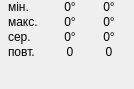
<?xml version="1.0" encoding="UTF-8"?>
<ui version="4.0">
 <class>Range</class>
 <widget class="QWidget" name="Range">
  <property name="geometry">
   <rect>
    <x>0</x>
    <y>0</y>
    <width>134</width>
    <height>89</height>
   </rect>
  </property>
  <property name="windowTitle">
   <string>Form</string>
  </property>
  <layout class="QVBoxLayout" name="verticalLayout">
   <property name="leftMargin">
    <number>0</number>
   </property>
   <property name="topMargin">
    <number>0</number>
   </property>
   <property name="rightMargin">
    <number>0</number>
   </property>
   <property name="bottomMargin">
    <number>0</number>
   </property>
   <item>
    <spacer name="verticalSpacer_2">
     <property name="orientation">
      <enum>Qt::Vertical</enum>
     </property>
     <property name="sizeHint" stdset="0">
      <size>
       <width>20</width>
       <height>1</height>
      </size>
     </property>
    </spacer>
   </item>
   <item>
    <layout class="QGridLayout" name="gridLayout">
     <property name="spacing">
      <number>1</number>
     </property>
     <item row="1" column="2">
      <widget class="QLabel" name="labelRMax">
       <property name="minimumSize">
        <size>
         <width>30</width>
         <height>0</height>
        </size>
       </property>
       <property name="maximumSize">
        <size>
         <width>30</width>
         <height>16777215</height>
        </size>
       </property>
       <property name="text">
        <string>0°</string>
       </property>
       <property name="textFormat">
        <enum>Qt::RichText</enum>
       </property>
       <property name="alignment">
        <set>Qt::AlignCenter</set>
       </property>
      </widget>
     </item>
     <item row="2" column="2">
      <widget class="QLabel" name="labelRAvg">
       <property name="minimumSize">
        <size>
         <width>30</width>
         <height>0</height>
        </size>
       </property>
       <property name="maximumSize">
        <size>
         <width>30</width>
         <height>16777215</height>
        </size>
       </property>
       <property name="text">
        <string>0°</string>
       </property>
       <property name="textFormat">
        <enum>Qt::RichText</enum>
       </property>
       <property name="alignment">
        <set>Qt::AlignCenter</set>
       </property>
      </widget>
     </item>
     <item row="1" column="0">
      <widget class="QLabel" name="label_12">
       <property name="minimumSize">
        <size>
         <width>38</width>
         <height>0</height>
        </size>
       </property>
       <property name="maximumSize">
        <size>
         <width>38</width>
         <height>16777215</height>
        </size>
       </property>
       <property name="text">
        <string>макс.</string>
       </property>
       <property name="alignment">
        <set>Qt::AlignLeading|Qt::AlignLeft|Qt::AlignVCenter</set>
       </property>
      </widget>
     </item>
     <item row="0" column="0">
      <widget class="QLabel" name="label_10">
       <property name="sizePolicy">
        <sizepolicy hsizetype="Preferred" vsizetype="Preferred">
         <horstretch>0</horstretch>
         <verstretch>0</verstretch>
        </sizepolicy>
       </property>
       <property name="minimumSize">
        <size>
         <width>38</width>
         <height>0</height>
        </size>
       </property>
       <property name="maximumSize">
        <size>
         <width>38</width>
         <height>16777215</height>
        </size>
       </property>
       <property name="text">
        <string>мін.</string>
       </property>
       <property name="alignment">
        <set>Qt::AlignLeading|Qt::AlignLeft|Qt::AlignVCenter</set>
       </property>
      </widget>
     </item>
     <item row="2" column="1">
      <widget class="QLabel" name="labelLAvg">
       <property name="minimumSize">
        <size>
         <width>30</width>
         <height>0</height>
        </size>
       </property>
       <property name="maximumSize">
        <size>
         <width>30</width>
         <height>16777215</height>
        </size>
       </property>
       <property name="text">
        <string>0°</string>
       </property>
       <property name="textFormat">
        <enum>Qt::RichText</enum>
       </property>
       <property name="alignment">
        <set>Qt::AlignCenter</set>
       </property>
      </widget>
     </item>
     <item row="2" column="0">
      <widget class="QLabel" name="label_14">
       <property name="minimumSize">
        <size>
         <width>38</width>
         <height>0</height>
        </size>
       </property>
       <property name="maximumSize">
        <size>
         <width>38</width>
         <height>16777215</height>
        </size>
       </property>
       <property name="text">
        <string>сер.</string>
       </property>
       <property name="alignment">
        <set>Qt::AlignLeading|Qt::AlignLeft|Qt::AlignVCenter</set>
       </property>
      </widget>
     </item>
     <item row="0" column="1">
      <widget class="QLabel" name="labelLMin">
       <property name="minimumSize">
        <size>
         <width>30</width>
         <height>0</height>
        </size>
       </property>
       <property name="maximumSize">
        <size>
         <width>30</width>
         <height>16777215</height>
        </size>
       </property>
       <property name="text">
        <string>&lt;html&gt;&lt;head/&gt;&lt;body&gt;&lt;p&gt;0°&lt;/p&gt;&lt;/body&gt;&lt;/html&gt;</string>
       </property>
       <property name="textFormat">
        <enum>Qt::RichText</enum>
       </property>
       <property name="alignment">
        <set>Qt::AlignCenter</set>
       </property>
      </widget>
     </item>
     <item row="1" column="1">
      <widget class="QLabel" name="labelLMax">
       <property name="minimumSize">
        <size>
         <width>30</width>
         <height>0</height>
        </size>
       </property>
       <property name="maximumSize">
        <size>
         <width>30</width>
         <height>16777215</height>
        </size>
       </property>
       <property name="text">
        <string>0°</string>
       </property>
       <property name="textFormat">
        <enum>Qt::RichText</enum>
       </property>
       <property name="alignment">
        <set>Qt::AlignCenter</set>
       </property>
      </widget>
     </item>
     <item row="0" column="2">
      <widget class="QLabel" name="labelRMin">
       <property name="minimumSize">
        <size>
         <width>30</width>
         <height>0</height>
        </size>
       </property>
       <property name="maximumSize">
        <size>
         <width>30</width>
         <height>16777215</height>
        </size>
       </property>
       <property name="text">
        <string>0°</string>
       </property>
       <property name="textFormat">
        <enum>Qt::RichText</enum>
       </property>
       <property name="alignment">
        <set>Qt::AlignCenter</set>
       </property>
      </widget>
     </item>
     <item row="3" column="0">
      <widget class="QLabel" name="label_16">
       <property name="minimumSize">
        <size>
         <width>38</width>
         <height>0</height>
        </size>
       </property>
       <property name="maximumSize">
        <size>
         <width>38</width>
         <height>16777215</height>
        </size>
       </property>
       <property name="text">
        <string>повт.</string>
       </property>
       <property name="alignment">
        <set>Qt::AlignLeading|Qt::AlignLeft|Qt::AlignVCenter</set>
       </property>
      </widget>
     </item>
     <item row="3" column="1">
      <widget class="QLabel" name="labelLNum">
       <property name="minimumSize">
        <size>
         <width>30</width>
         <height>0</height>
        </size>
       </property>
       <property name="maximumSize">
        <size>
         <width>30</width>
         <height>16777215</height>
        </size>
       </property>
       <property name="text">
        <string>0</string>
       </property>
       <property name="textFormat">
        <enum>Qt::RichText</enum>
       </property>
       <property name="alignment">
        <set>Qt::AlignCenter</set>
       </property>
      </widget>
     </item>
     <item row="3" column="2">
      <widget class="QLabel" name="labelRNum">
       <property name="minimumSize">
        <size>
         <width>30</width>
         <height>0</height>
        </size>
       </property>
       <property name="maximumSize">
        <size>
         <width>30</width>
         <height>16777215</height>
        </size>
       </property>
       <property name="text">
        <string>0</string>
       </property>
       <property name="textFormat">
        <enum>Qt::RichText</enum>
       </property>
       <property name="alignment">
        <set>Qt::AlignCenter</set>
       </property>
      </widget>
     </item>
    </layout>
   </item>
   <item>
    <spacer name="verticalSpacer">
     <property name="orientation">
      <enum>Qt::Vertical</enum>
     </property>
     <property name="sizeHint" stdset="0">
      <size>
       <width>20</width>
       <height>40</height>
      </size>
     </property>
    </spacer>
   </item>
  </layout>
 </widget>
 <resources/>
 <connections/>
</ui>
